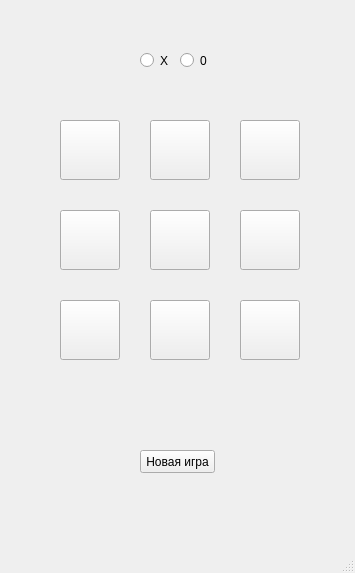
<?xml version="1.0" encoding="UTF-8"?>
<ui version="4.0">
 <class>MainWindow</class>
 <widget class="QMainWindow" name="MainWindow">
  <property name="geometry">
   <rect>
    <x>0</x>
    <y>0</y>
    <width>355</width>
    <height>573</height>
   </rect>
  </property>
  <property name="windowTitle">
   <string>MainWindow</string>
  </property>
  <widget class="QWidget" name="centralwidget">
   <widget class="QPushButton" name="tile">
    <property name="geometry">
     <rect>
      <x>60</x>
      <y>120</y>
      <width>60</width>
      <height>60</height>
     </rect>
    </property>
    <property name="text">
     <string/>
    </property>
   </widget>
   <widget class="QPushButton" name="tile_2">
    <property name="geometry">
     <rect>
      <x>150</x>
      <y>120</y>
      <width>60</width>
      <height>60</height>
     </rect>
    </property>
    <property name="text">
     <string/>
    </property>
   </widget>
   <widget class="QPushButton" name="tile_3">
    <property name="geometry">
     <rect>
      <x>240</x>
      <y>120</y>
      <width>60</width>
      <height>60</height>
     </rect>
    </property>
    <property name="text">
     <string/>
    </property>
   </widget>
   <widget class="QPushButton" name="tile_4">
    <property name="geometry">
     <rect>
      <x>60</x>
      <y>210</y>
      <width>60</width>
      <height>60</height>
     </rect>
    </property>
    <property name="text">
     <string/>
    </property>
   </widget>
   <widget class="QPushButton" name="tile_5">
    <property name="geometry">
     <rect>
      <x>150</x>
      <y>210</y>
      <width>60</width>
      <height>60</height>
     </rect>
    </property>
    <property name="text">
     <string/>
    </property>
   </widget>
   <widget class="QPushButton" name="tile_6">
    <property name="geometry">
     <rect>
      <x>240</x>
      <y>210</y>
      <width>60</width>
      <height>60</height>
     </rect>
    </property>
    <property name="text">
     <string/>
    </property>
   </widget>
   <widget class="QPushButton" name="tile_7">
    <property name="geometry">
     <rect>
      <x>60</x>
      <y>300</y>
      <width>60</width>
      <height>60</height>
     </rect>
    </property>
    <property name="text">
     <string/>
    </property>
   </widget>
   <widget class="QPushButton" name="tile_8">
    <property name="geometry">
     <rect>
      <x>150</x>
      <y>300</y>
      <width>60</width>
      <height>60</height>
     </rect>
    </property>
    <property name="text">
     <string/>
    </property>
   </widget>
   <widget class="QPushButton" name="tile_9">
    <property name="geometry">
     <rect>
      <x>240</x>
      <y>300</y>
      <width>60</width>
      <height>60</height>
     </rect>
    </property>
    <property name="text">
     <string/>
    </property>
   </widget>
   <widget class="QRadioButton" name="set_x">
    <property name="geometry">
     <rect>
      <x>140</x>
      <y>50</y>
      <width>41</width>
      <height>21</height>
     </rect>
    </property>
    <property name="text">
     <string>X</string>
    </property>
   </widget>
   <widget class="QRadioButton" name="set_0">
    <property name="geometry">
     <rect>
      <x>180</x>
      <y>50</y>
      <width>41</width>
      <height>21</height>
     </rect>
    </property>
    <property name="text">
     <string>0</string>
    </property>
   </widget>
   <widget class="QLabel" name="result">
    <property name="geometry">
     <rect>
      <x>136</x>
      <y>393</y>
      <width>91</width>
      <height>19</height>
     </rect>
    </property>
    <property name="text">
     <string/>
    </property>
    <property name="alignment">
     <set>Qt::AlignCenter</set>
    </property>
   </widget>
   <widget class="QPushButton" name="new_game">
    <property name="geometry">
     <rect>
      <x>140</x>
      <y>450</y>
      <width>75</width>
      <height>23</height>
     </rect>
    </property>
    <property name="text">
     <string>Новая игра</string>
    </property>
   </widget>
  </widget>
  <widget class="QStatusBar" name="statusbar"/>
 </widget>
 <resources/>
 <connections/>
</ui>
